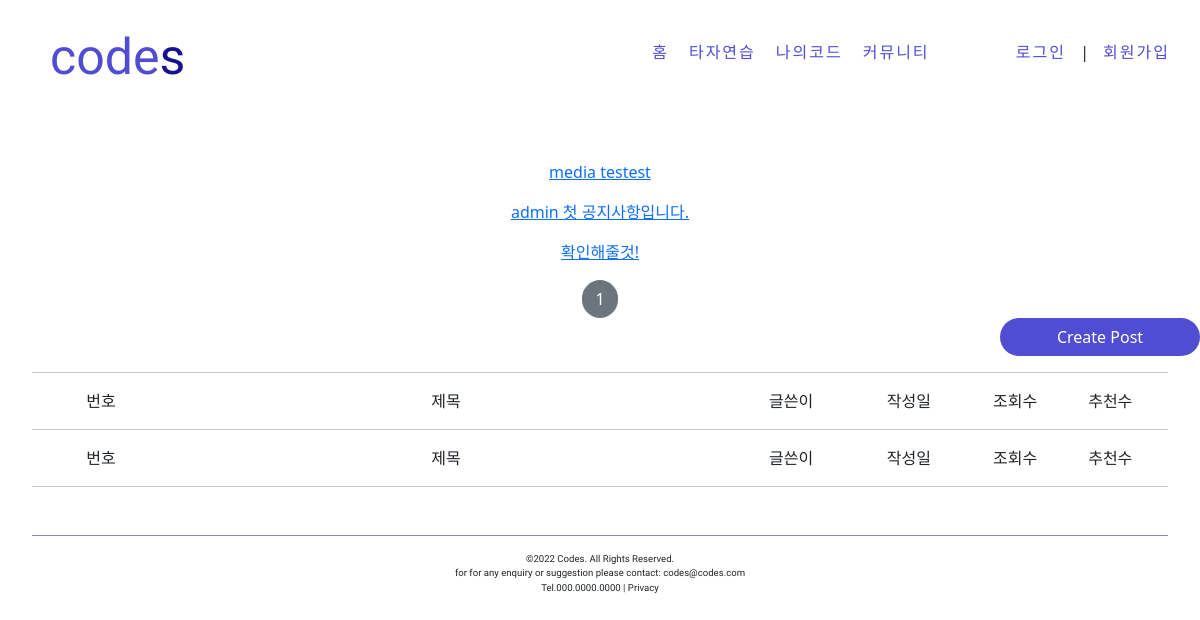
/post/list/, run on the app's committed database.
### postapp/models.py (models this page shows, shortened)
class Post(models.Model):
    post_id = models.AutoField(primary_key=True)
    post_title = models.CharField(max_length=256,null=False)
    image = models.ImageField(upload_to='post/', null=False)
    post_content = models.TextField(null=False)
    post_viewnum = models.IntegerField(default=0)
    like_num = models.IntegerField(default=0)
    post_wdate = models.DateTimeField(auto_now_add=True)
    post_mdate = models.DateTimeField(auto_now=True)
    writer = models.ForeignKey(User, on_delete=models.CASCADE, related_name='post', null=False)
    category = models.ForeignKey(PostCategory, on_delete=models.CASCADE, related_name='category', null=False)

### postapp/views.py (the view)
# urls.py: path('list/', PostListView.as_view(), name='list'),
class PostListView(ListView):
    model = Post
    context_object_name = 'post_list'
    template_name = 'postapp/list.html'
    paginate_by = 10

### postapp/templates/postapp/list.html
{% extends 'base.html' %}
{% block content %}
<div style="margin-top: 5rem">
    {% if post_list %}
    <div style="text-align: center">
    {% for list in post_list %}
        <a href="{% url 'postapp:detail' pk=list.pk %}">
            <p>
                {{ list.post_title }}
            </p>
        </a>
    {% endfor %}
    </div>
    {% else %}
    <div>
        <h4>게시글이 없습니다.</h4>
    </div>
    {% endif %}
    {% include 'snippets/pagination.html' with page_obj=page_obj %}
    <div style="text-align: right">
    <a href="{% url 'postapp:create' %}" class="btn text-white rounded-pill col-2 px-3" style="background-color: #504DD2;">
        Create Post
    </a>
    </div>
    <div style="margin-right: 2rem;margin-left: 2rem; text-align: center;padding:0%">
        <hr>
        <p>
        <div style="display:inline-block; width: 10%;height: auto">번호</div>
        <div style="display:inline-block; width: 50%;">제목</div>
        <div style="display:inline-block; width: 10%;">글쓴이</div>
        <div style="display:inline-block; width: 10%;">작성일</div>
        <div style="display:inline-block; width: 8%;">조회수</div>
        <div style="display:inline-block; width: 8%;">추천수</div>
        </p>
        <hr>
    </div>
    <div style="margin-right: 2rem;margin-left: 2rem; text-align: center;padding:0%">
    <p>
        <div style="display:inline-block; width: 10%;height: auto">번호</div>
        <div style="display:inline-block; width: 50%;">제목</div>
        <div style="display:inline-block; width: 10%;">글쓴이</div>
        <div style="display:inline-block; width: 10%;">작성일</div>
        <div style="display:inline-block; width: 8%;">조회수</div>
        <div style="display:inline-block; width: 8%;">추천수</div>
        </p>
        <hr>
    </div>
</div>
{% endblock %}

### data on the page
Post: post_title "media testest"
Post: post_title "admin 첫 공지사항입니다."
Post: post_title "확인해줄것!"

### other printed values
{{ page_obj.number }} "1"
